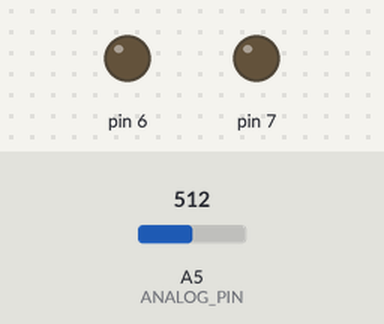
The sketch below on a simulated Arduino Uno, built with avr-gcc and run on an emulated ATmega328P. Parts: output pins drawn as LEDs (lit = HIGH). Inputs (shaded band) come from the test bench; at power-on: A5 (ANALOG_PIN) = 512.

Above: at 1.2 s.
1.3 s: A5 (ANALOG_PIN) set to 64
2.8 s: A5 (ANALOG_PIN) set to 54
At 3.4 s:
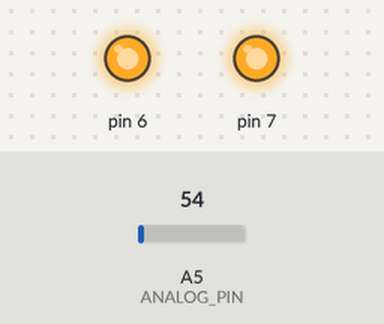
4.3 s: A5 (ANALOG_PIN) set to 71
At 5.5 s:
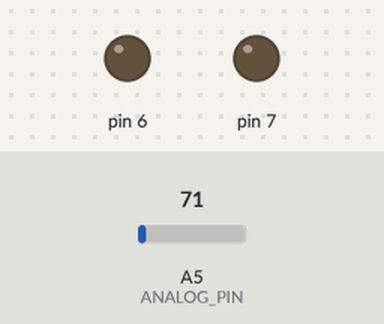
5.8 s: A5 (ANALOG_PIN) set to 51
At 6.9 s:
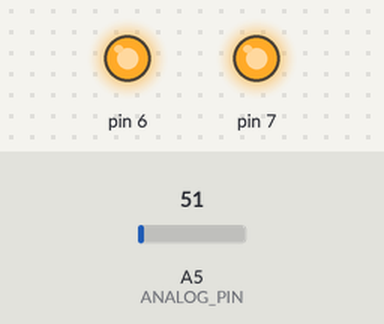
Timing chart, 0 to 8.3 s (numbered marks = the images above; inputs shaded):
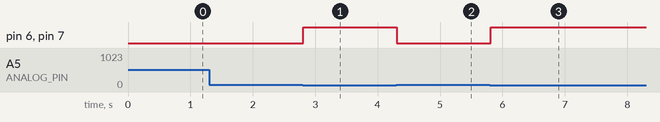

The sketch:

MCal_relay.ino
```cpp
int sensorPin = A0;    // select the input pin for the potentiometer
int ledPin = 13;      // select the pin for the LED
int sensorValue = 0;  // variable to store the value coming from the sensor


#define RELAY_PINS 0xC0
#define ANALOG_PIN A5
#define MIN_ON_V 41 //0.2V/5V * 1024
#define MAX_ON_V 61 //0.3V/5V * 1024

#define ADC_READ_WAIT_MS 1

bool relay_is_on;

void setup() {
  // declare the relay pins as output
  DDRD |= RELAY_PINS;
  //Serial.begin(115200);
  //relay off
  turn_off_relay();
}

uint8_t turnon=0;
void loop() {


  uint16_t inputV;

  // read the value from the sensor
  inputV = analogRead(ANALOG_PIN);

  //Bitshift to eliminate noise
  if (MIN_ON_V < inputV && inputV < MAX_ON_V) {
      turnon=turnon<<1 | 1;
  } else {
      turnon=turnon<<1;
  }

  //Act on the state
  if (turnon==255 && !relay_is_on) turn_on_relay();
  else if (turnon==0 && relay_is_on) turn_off_relay();

  //Wait for a bit until the next sample
  delay(ADC_READ_WAIT_MS);
}

void turn_on_relay() {

  PORTD |= RELAY_PINS;
  relay_is_on=true;
  //Serial.println("Relay on");
}

void turn_off_relay() {

  PORTD &= ~RELAY_PINS;
  relay_is_on=false;
  //Serial.println("Relay off");
}
```

Measured:
- the behaviour switches between 61 and 60 on A5 (ANALOG_PIN) (found by bisection; images 0 and 1)
- after the input at 1.3 s, every drawn part: stays the same
- after the input at 2.8 s, pin 6, pin 7: LOW → HIGH at once
- after the input at 4.3 s, pin 6, pin 7: HIGH → LOW at once
- after the input at 5.8 s, pin 6, pin 7: LOW → HIGH at once
